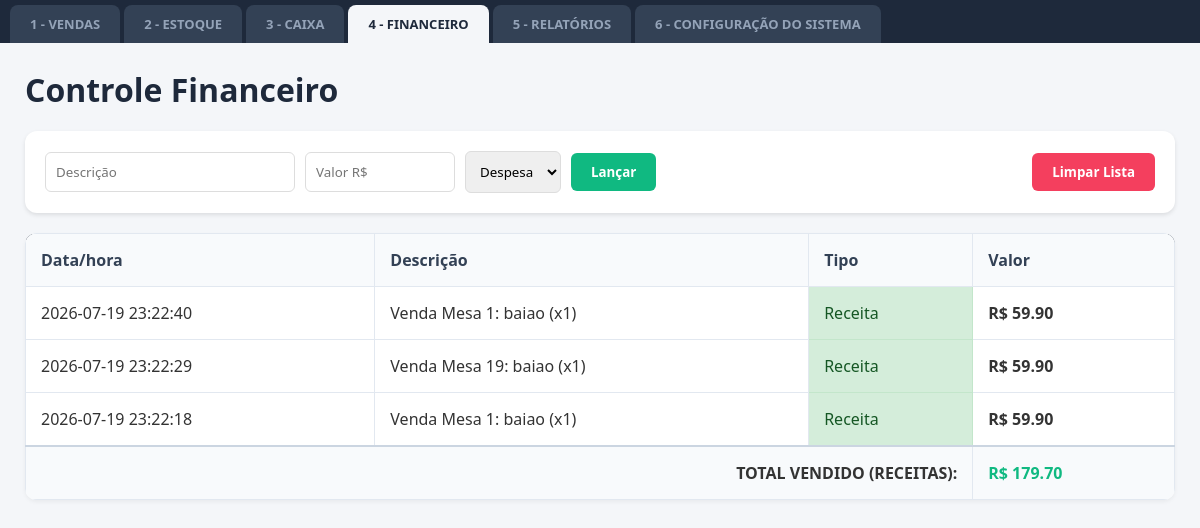
/financeiro, run on the app's committed database.
### tables this page shows
CREATE TABLE financeiro (
            id INTEGER PRIMARY KEY AUTOINCREMENT,
            descricao TEXT,
            valor REAL,
            tipo TEXT,
            data TEXT
        );

### app.py (the view)
@app.route("/financeiro")
def financeiro():
  conexao = sqlite3.connect("restaurante.db")
  cursor = conexao.cursor()
  cursor.execute("""
        CREATE TABLE IF NOT EXISTS financeiro (
            id INTEGER PRIMARY KEY AUTOINCREMENT,
            descricao TEXT,
            valor REAL,
            tipo TEXT,
            data TEXT
        )
    """)
  conexao.commit()
  cursor.execute("SELECT * FROM financeiro ORDER BY id DESC")
  movimentacoes = cursor.fetchall()
  cursor.execute("SELECT SUM(valor) FROM financeiro WHERE tipo = 'Receita'")
  resultado = cursor.fetchone()[0]
  total_vendido = resultado if resultado else 0.0
  conexao.close()
  return render_template(
      "financeiro.html", movimentacoes=movimentacoes, total_vendido=total_vendido
  )

### templates/financeiro.html (shortened to what this page needs)
<!DOCTYPE html>
<html lang="pt-br">
<head>
    <link rel="stylesheet" href="{{ url_for('static', filename='style.css') }}">
</head>
<body>
    <div class="abas-container">
        <a href="/"><button class="aba">1 - VENDAS</button></a>
        <a href="/estoque"><button class="aba">2 - ESTOQUE</button></a>
        <a href="/caixa"><button class="aba">3 - CAIXA</button></a>
        <a href="/financeiro"><button class="aba ativa">4 - FINANCEIRO</button></a>
        <a href="/relatorios"><button class="aba">5 - RELATÓRIOS</button></a>
        <a href="/configuração"><button class="aba">6 - CONFIGURAÇÃO DO SISTEMA</button></a>
    </div>
<div class="container-principal">
    <h1 style="margin-bottom: 20px; color: #1e293b;">Controle Financeiro</h1>
    <div style="background: white; padding: 20px; border-radius: 12px; box-shadow: 0 2px 4px rgba(0,0,0,0.1); margin-bottom: 20px; display: flex; justify-content: space-between; align-items: center;">
        <form action="/adicionar_financa" method="POST" style="display: flex; gap: 10px; align-items: center; flex: 1;">
            <input type="text" name="descricao" placeholder="Descrição" style="padding: 10px; border: 1px solid #ddd; border-radius: 6px; width: 250px;" required>
            <input type="number" step="0.01" name="valor" placeholder="Valor R$" style="padding: 10px; border: 1px solid #ddd; border-radius: 6px; width: 150px;" required>
            <select name="tipo" style="padding: 10px; border: 1px solid #ddd; border-radius: 6px;">
                <option value="Despesa">Despesa</option>
            </select>
            <button type="submit" style="padding: 10px 20px; background-color: #10b981; color: white; border: none; border-radius: 6px; cursor: pointer; font-weight: bold;">Lançar</button>
        </form>
        <form action="/limpar_financas" method="POST" onsubmit="return confirm('Tem certeza que deseja apagar todo o histórico financeiro?');" style="margin-left: 15px;">
            <button type="submit" style="padding: 10px 20px; background-color: #f43f5e; color: white; border: none; border-radius: 6px; cursor: pointer; font-weight: bold;">Limpar Lista</button>
        </form>
    </div>
    <table style="width: 100%; border-collapse: collapse; background: white; border-radius: 12px; overflow: hidden; box-shadow: 0 2px 4px rgba(0,0,0,0.05);">
<thead style="background-color: #1e293b;">
    <tr>
        <th style="padding: 15px; text-align: left; color: #334155; font-weight: bold;">Data/hora</th>
        <th style="padding: 15px; text-align: left; color: #334155; font-weight: bold;">Descrição</th>
        <th style="padding: 15px; text-align: left; color: #334155; font-weight: bold;">Tipo</th>
        <th style="padding: 15px; text-align: left; color: #334155; font-weight: bold;">Valor</th>
    </tr>
</thead>
        <tbody>
            {% for mov in movimentacoes %}
            <tr style="border-bottom: 1px solid #eee;">
                <td style="padding: 15px;">{{ mov[4] if mov[4] else '-' }}</td>
                <td style="padding: 15px;">{{ mov[1] }}</td>
                <td style="padding: 15px;" class="{{ 'texto-vermelho' if mov[3] == 'Despesa' else 'texto-verde' }}">{{ mov[3] }}</td>
                <td style="padding: 15px; font-weight: bold;">R$ {{ "%.2f"|format(mov[2]) }}</td>
            </tr>
            {% endfor %}
        </tbody>
        <tfoot>
            <tr style="background-color: #f8fafc; font-weight: bold; border-top: 2px solid #cbd5e1;">
                <td colspan="3" style="padding: 15px; text-align: right;">TOTAL VENDIDO (RECEITAS):</td>
                <td style="padding: 15px; color: #10b981; font-size: 16px;">R$ {{ "%.2f"|format(total_vendido) }}</td>
            </tr>
        </tfoot>
    </table>
</div>
</body>
</html>

### static/style.css (style rules this page uses)
* { margin: 0; padding: 0; box-sizing: border-box; font-family: 'Segoe UI', Arial, sans-serif; }
body { background-color: #f4f6f9; color: #333; display: flex; flex-direction: column; height: 100vh; overflow: hidden; }
.abas-container { background-color: #1e293b; display: flex; padding: 5px 10px 0 10px; gap: 4px; }
.aba { padding: 10px 20px; color: #94a3b8; background-color: #334155; font-size: 13px; font-weight: bold; border: none; border-top-left-radius: 8px; border-top-right-radius: 8px; cursor: pointer; transition: all 0.2s ease; }
.aba.ativa { background-color: #f4f6f9; color: #1e293b; }
.container-principal { flex: 1; padding: 25px; overflow-y: auto; width: 100%; }
.texto-verde { color: #155724; background-color: #d4edda; border: 1px solid #c3e6cb; }
table { width: 100%; border-collapse: collapse; background-color: white; }
th, td { padding: 12px; border-bottom: 1px solid #ddd; text-align: left; }
th { background-color: #f4f4f4; font-weight: bold; }
.aba { padding: 10px 20px; color: #94a3b8; background-color: #334155; font-size: 13px; font-weight: bold; border: none; border-top-left-radius: 8px; border-top-right-radius: 8px; cursor: pointer; transition: all 0.2s ease; text-decoration: none; display: inline-block; }

### templates/financeiro.html (style rules this page uses)
table { width: 100%; border-collapse: collapse; margin-top: 10px; background: white; }
th, td { padding: 12px; border: 1px solid #e2e8f0; text-align: left; }
th { background-color: #f8fafc; }

### data on the page
financeiro: data "2026-07-19 23:22:40", descricao "Venda Mesa 1: baiao (x1)", tipo "Receita", valor "59.90"
financeiro: data "2026-07-19 23:22:29", descricao "Venda Mesa 19: baiao (x1)", tipo "Receita", valor "59.90"
financeiro: data "2026-07-19 23:22:18", descricao "Venda Mesa 1: baiao (x1)", tipo "Receita", valor "59.90"

### other printed values
{{ "%.2f"|format(total_vendido) }} "179.70"
